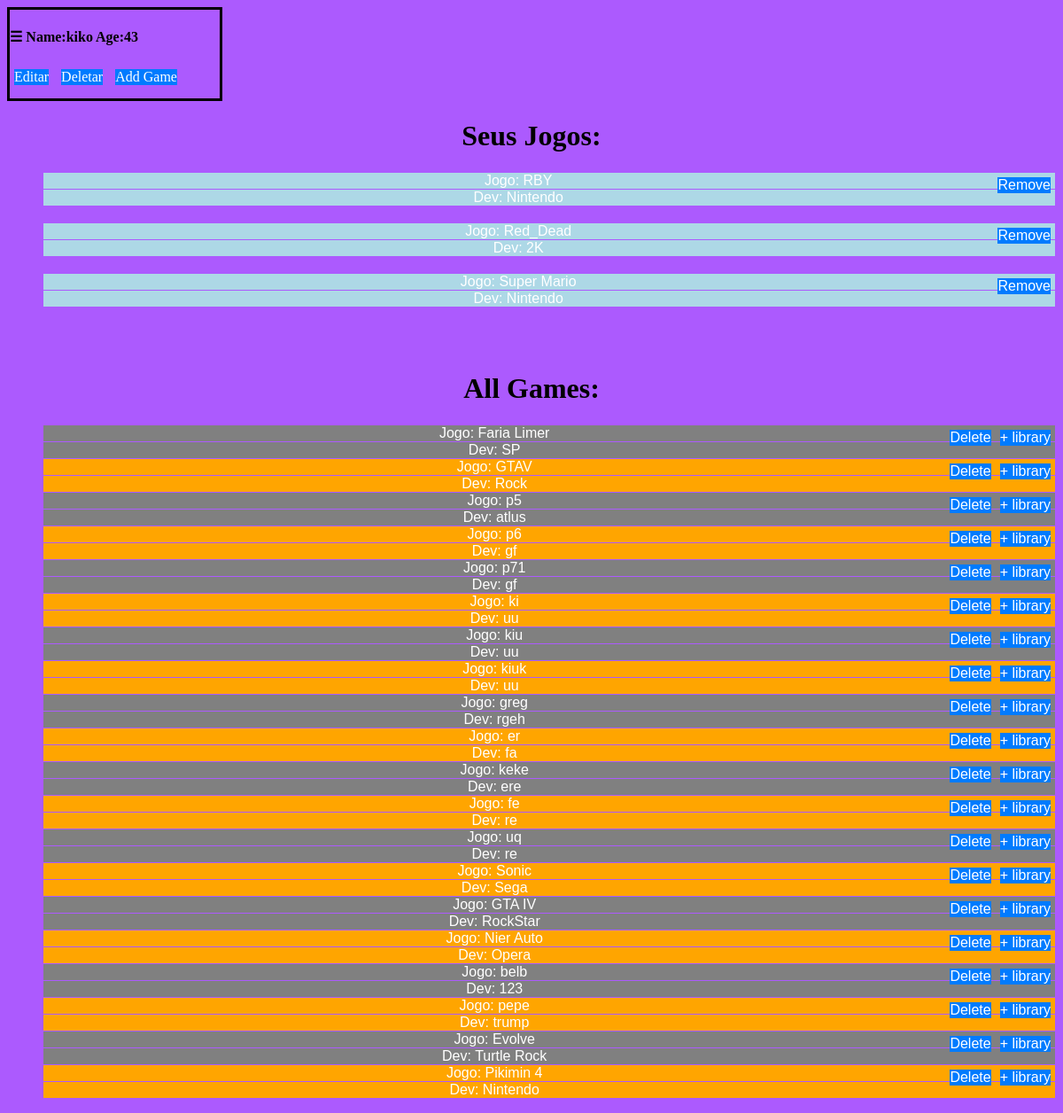
Screenshot of /inicio/19 with the database file from the repository.
### djangoProject/models.py (models this page shows, shortened)
class User(models.Model):
    id = models.AutoField(primary_key=True)
    name = models.CharField(max_length=30, blank=False)
    administrator = models.BooleanField(blank=False, default=False)
    age = models.PositiveIntegerField(validators=[MaxValueValidator(100),
            MinValueValidator(18)])
    password = models.CharField(max_length=8)
    civil_state = models.CharField(choices=CHOICES, max_length=10)
    games = models.ManyToManyField(Game, blank=False)

class Game(models.Model):
    name = models.CharField(max_length=15, blank=False, primary_key=True)
    developer = models.CharField(max_length=15, blank=False)

### djangoProject/views.py (the view)
# urls.py: path('inicio/<int:pk>', views.inicio),
def inicio(request, pk):
    user = User.objects.get(id=pk)
    games = list(user.games.all())
    all_games = Game.objects.all()
    return render(request, template_name="initial_user.html", context = {'user': user, 'user_games': games,'all_games': all_games})

### templates/initial_user.html (shortened to what this page needs)
<!DOCTYPE html>
<html lang="en">
<head>
</head>
<body>
    <div class="user_info">
        <h4>☰ Name:{{ user.name }}   Age:{{ user.age }}</h4>
        <a href="/update/{{ user.id }}" class="button">Editar</a>
        <a href="/delete/{{ user.id }}" class="button">Deletar</a>
        <a href="/cadastro/game/{{ user.id }}" class="button">Add Game</a>
    </div>
    <h1 style="text-align:center">Seus Jogos:</h1>
    <ul style="text-align:center; color: white; font-family:Arial">
        {% for game in user_games %}
            <li>Jogo: {{ game.name }} <a href="remove_list/{{ user.id }}/{{ game.name }}" class="button" id="right">Remove</a></li>
            <li>Dev: {{  game.developer }}</li>
            <br>
        {%  endfor %}
    </ul>
    <br>
    <h1 style="text-align:center">All Games:</h1>
    <ul style="text-align:center; color: grey; font-family:Arial">
        {% for game in all_games %}
            {% if game not in user_games %}
                <li id="{% cycle 'odd' 'even' %}">Jogo: {{ game.name }}<a href="add/{{ user.id }}/{{ game.name }}" class="button" id="right">+ library</a> <a href="delete_game/{{ user.id }}/{{ game.name }}" class="button" id="left">Delete</a></li>
                <li id="{% cycle 'odd' 'even' %}">Dev: {{  game.developer }}</li>
            {% endif %}
        {%  endfor %}
    </ul>
</body>
</html>

### templates/initial_user.html (style rules this page uses)
body { background-color: #AC5AFE; background-size: cover; }
ul { list-style: none; overflow: hidden; }
li { margin: 1px; background-color: lightblue; color: #fff; text-decoration: none; border: none; }
#right { float: right; }
#left { float: right; }
#odd { background-color: grey; }
#even { background-color: orange; }
.user_info { justify-content: left; text-align: left; width: 20%; height: 100px; border: 3px solid black; }
.button { display: inline-block; margin: 5px; background-color: #007bff; color: #fff; text-decoration: none; border: none; cursor: pointer; }

### rows the page displays
User: name "kiko", age "43"
Game: name "RBY", developer "Nintendo"
Game: name "Red_Dead", developer "2K"
Game: name "Super Mario", developer "Nintendo"
Game: name "Faria Limer", developer "SP"
Game: name "GTAV", developer "Rock"
Game: name "p5", developer "atlus"
Game: name "p6", developer "gf"
Game: name "p71", developer "gf"
Game: name "ki", developer "uu"
Game: name "kiu", developer "uu"
Game: name "kiuk", developer "uu"
Game: name "greg", developer "rgeh"
Game: name "er", developer "fa"
Game: name "keke", developer "ere"
Game: name "fe", developer "re"
Game: name "uq", developer "re"
Game: name "Sonic", developer "Sega"
Game: name "GTA IV", developer "RockStar"
Game: name "Nier Auto", developer "Opera"
Game: name "belb", developer "123"
Game: name "pepe", developer "trump"
Game: name "Evolve", developer "Turtle Rock"
Game: name "Pikimin 4", developer "Nintendo"
